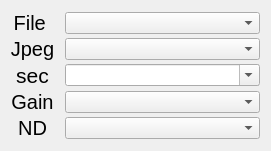
  <widget class="QWidget" name="gridLayoutWidget">
   <property name="geometry">
    <rect>
     <x>0</x>
     <y>340</y>
     <width>271</width>
     <height>141</height>
    </rect>
   </property>
   <layout class="QGridLayout" name="gridLayout" columnstretch="3,9">
    <property name="horizontalSpacing">
     <number>0</number>
    </property>
    <property name="verticalSpacing">
     <number>2</number>
    </property>
    <property name="leftMargin">
     <number>0</number>
    </property>
    <item row="2" column="1">
     <widget class="caMenu" name="caMenu_7">
      <property name="editable">
       <bool>true</bool>
      </property>
      <property name="currentIndex">
       <number>-1</number>
      </property>
      <property name="maxVisibleItems">
       <number>100</number>
      </property>
      <property name="maxCount">
       <number>100</number>
      </property>
      <property name="insertPolicy">
       <enum>QComboBox::InsertAtTop</enum>
      </property>
      <property name="sizeAdjustPolicy">
       <enum>QComboBox::AdjustToContents</enum>
      </property>
      <property name="iconSize">
       <size>
        <width>20</width>
        <height>80</height>
       </size>
      </property>
      <property name="frame">
       <bool>true</bool>
      </property>
      <property name="modelColumn">
       <number>0</number>
      </property>
      <property name="channel" stdset="0">
       <string notr="true">$(P)SHUTTER</string>
      </property>
      <property name="colorMode">
       <enum>caMenu::Static</enum>
      </property>
      <property name="foreground">
       <color>
        <red>0</red>
        <green>0</green>
        <blue>0</blue>
       </color>
      </property>
      <property name="background">
       <color>
        <red>115</red>
        <green>223</green>
        <blue>255</blue>
       </color>
      </property>
      <property name="labelDisplay">
       <bool>false</bool>
      </property>
     </widget>
    </item>
    <item row="3" column="0">
     <widget class="caLabel" name="calabel_16">
      <property name="font">
       <font>
        <pointsize>15</pointsize>
       </font>
      </property>
      <property name="text">
       <string>Gain</string>
      </property>
      <property name="alignment">
       <set>Qt::AlignCenter</set>
      </property>
      <property name="foreground">
       <color>
        <red>176</red>
        <green>176</green>
        <blue>176</blue>
       </color>
      </property>
      <property name="background">
       <color alpha="0">
        <red>160</red>
        <green>160</green>
        <blue>164</blue>
       </color>
      </property>
     </widget>
    </item>
    <item row="3" column="1">
     <widget class="caMenu" name="caMenu_10">
      <property name="editable">
       <bool>false</bool>
      </property>
      <property name="channel" stdset="0">
       <string notr="true">$(P)ISO</string>
      </property>
      <property name="colorMode">
       <enum>caMenu::Static</enum>
      </property>
      <property name="foreground">
       <color>
        <red>0</red>
        <green>0</green>
        <blue>0</blue>
       </color>
      </property>
      <property name="background">
       <color>
        <red>115</red>
        <green>223</green>
        <blue>255</blue>
       </color>
      </property>
     </widget>
    </item>
    <item row="0" column="1">
     <widget class="caMenu" name="caMenu_6">
      <property name="channel" stdset="0">
       <string notr="true">$(P)FILE_TYPE</string>
      </property>
      <property name="colorMode">
       <enum>caMenu::Static</enum>
      </property>
      <property name="foreground">
       <color>
        <red>0</red>
        <green>0</green>
        <blue>0</blue>
       </color>
      </property>
      <property name="background">
       <color>
        <red>115</red>
        <green>223</green>
        <blue>255</blue>
       </color>
      </property>
     </widget>
    </item>
    <item row="1" column="0">
     <widget class="caLabel" name="calabel_14">
      <property name="font">
       <font>
        <pointsize>15</pointsize>
       </font>
      </property>
      <property name="text">
       <string>Jpeg</string>
      </property>
      <property name="alignment">
       <set>Qt::AlignCenter</set>
      </property>
      <property name="foreground">
       <color>
        <red>176</red>
        <green>176</green>
        <blue>176</blue>
       </color>
      </property>
      <property name="background">
       <color alpha="0">
        <red>160</red>
        <green>160</green>
        <blue>164</blue>
       </color>
      </property>
     </widget>
    </item>
    <item row="1" column="1">
     <widget class="caMenu" name="caMenu_8">
      <property name="editable">
       <bool>false</bool>
      </property>
      <property name="channel" stdset="0">
       <string notr="true">$(P)JPEGSIZE</string>
      </property>
      <property name="colorMode">
       <enum>caMenu::Static</enum>
      </property>
      <property name="foreground">
       <color>
        <red>0</red>
        <green>0</green>
        <blue>0</blue>
       </color>
      </property>
      <property name="background">
       <color>
        <red>115</red>
        <green>223</green>
        <blue>255</blue>
       </color>
      </property>
     </widget>
    </item>
    <item row="2" column="0">
     <widget class="caLabel" name="calabel_15">
      <property name="font">
       <font>
        <pointsize>16</pointsize>
       </font>
      </property>
      <property name="text">
       <string>sec</string>
      </property>
      <property name="alignment">
       <set>Qt::AlignCenter</set>
      </property>
      <property name="foreground">
       <color>
        <red>176</red>
        <green>176</green>
        <blue>176</blue>
       </color>
      </property>
      <property name="background">
       <color alpha="0">
        <red>160</red>
        <green>160</green>
        <blue>164</blue>
       </color>
      </property>
     </widget>
    </item>
    <item row="4" column="1">
     <widget class="caMenu" name="caMenu_11">
      <property name="editable">
       <bool>false</bool>
      </property>
      <property name="channel" stdset="0">
       <string notr="true">$(P)APERTURE</string>
      </property>
      <property name="colorMode">
       <enum>caMenu::Static</enum>
      </property>
      <property name="foreground">
       <color>
        <red>0</red>
        <green>0</green>
        <blue>0</blue>
       </color>
      </property>
      <property name="background">
       <color>
        <red>115</red>
        <green>223</green>
        <blue>255</blue>
       </color>
      </property>
     </widget>
    </item>
    <item row="4" column="0">
     <widget class="caLabel" name="calabel_17">
      <property name="font">
       <font>
        <pointsize>15</pointsize>
       </font>
      </property>
      <property name="text">
       <string>ND</string>
      </property>
      <property name="alignment">
       <set>Qt::AlignCenter</set>
      </property>
      <property name="foreground">
       <color>
        <red>176</red>
        <green>176</green>
        <blue>176</blue>
       </color>
      </property>
      <property name="background">
       <color alpha="0">
        <red>160</red>
        <green>160</green>
        <blue>164</blue>
       </color>
      </property>
     </widget>
    </item>
    <item row="0" column="0">
     <widget class="caLabel" name="calabel_13">
      <property name="font">
       <font>
        <pointsize>15</pointsize>
       </font>
      </property>
      <property name="text">
       <string>File </string>
      </property>
      <property name="alignment">
       <set>Qt::AlignCenter</set>
      </property>
      <property name="foreground">
       <color>
        <red>176</red>
        <green>176</green>
        <blue>176</blue>
       </color>
      </property>
      <property name="background">
       <color alpha="0">
        <red>160</red>
        <green>160</green>
        <blue>164</blue>
       </color>
      </property>
     </widget>
    </item>
   </layout>
  </widget>
